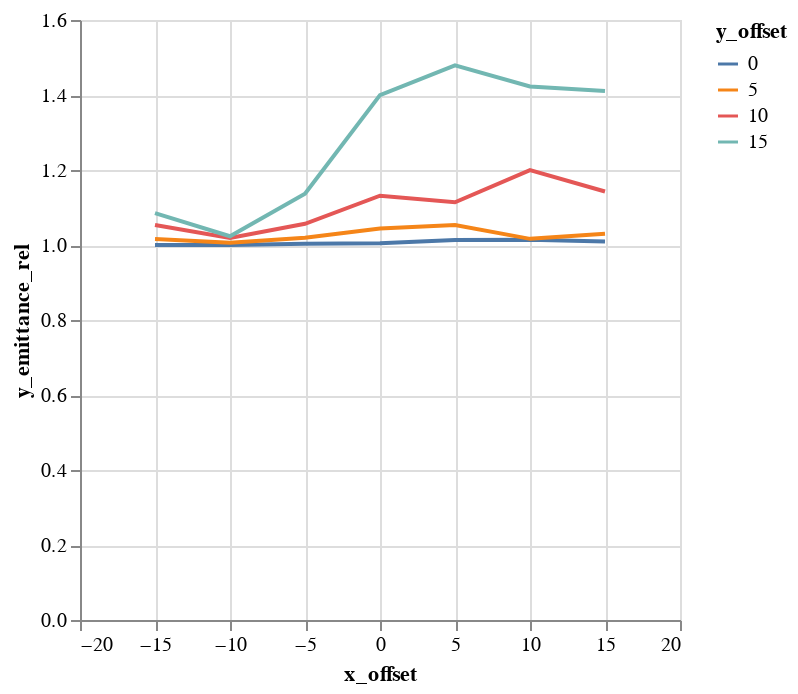

The code cell stored with this chart in its notebook:
### Code cell
alt.Chart(emit_df).mark_line().encode(
    color='y_offset:N',
    x='x_offset',
    y='y_emittance_rel',
)

### Figure 1 — Vega-Lite specification as saved in the notebook (floating-point values rounded to 4 significant figures)
{"$schema": "https://vega.github.io/schema/vega-lite/v1.2.1.json", "data": {"values": [{"losses": 1, "relbeta": 0.002308, "sourceID": 16777222, "sourceName": "x_-15_y_0", "x_emittance": 1.79, "x_emittance_rel": 1.104, "x_norm_emittance": 0.004133, "x_offset": -15, "y_emittance": 1.572, "y_emittance_rel": 0.9997, "y_norm_emittance": 0.003628, "y_offset": 0}, {"losses": 1, "relbeta": 0.002308, "sourceID": 16777229, "sourceName": "x_-15_y_5", "x_emittance": 1.79, "x_emittance_rel": 1.123, "x_norm_emittance": 0.004131, "x_offset": -15, "y_emittance": 1.619, "y_emittance_rel": 1.016, "y_norm_emittance": 0.003737, "y_offset": 5}, {"losses": 0, "relbeta": 0.002308, "sourceID": 16777236, "sourceName": "x_-15_y_10", "x_emittance": 1.892, "x_emittance_rel": 1.17, "x_norm_emittance": 0.004367, "x_offset": -15, "y_emittance": 1.682, "y_emittance_rel": 1.054, "y_norm_emittance": 0.003883, "y_offset": 10}, {"losses": 1, "relbeta": 0.002308, "sourceID": 16777243, "sourceName": "x_-15_y_15", "x_emittance": 2.093, "x_emittance_rel": 1.252, "x_norm_emittance": 0.004832, "x_offset": -15, "y_emittance": 1.803, "y_emittance_rel": 1.085, "y_norm_emittance": 0.004162, "y_offset": 15}, {"losses": 0, "relbeta": 0.002308, "sourceID": 16777220, "sourceName": "x_-10_y_0", "x_emittance": 1.609, "x_emittance_rel": 1.011, "x_norm_emittance": 0.003715, "x_offset": -10, "y_emittance": 1.553, "y_emittance_rel": 0.9999, "y_norm_emittance": 0.003584, "y_offset": 0}, {"losses": 0, "relbeta": 0.002308, "sourceID": 16777227, "sourceName": "x_-10_y_5", "x_emittance": 1.616, "x_emittance_rel": 1.002, "x_norm_emittance": 0.003731, "x_offset": -10, "y_emittance": 1.589, "y_emittance_rel": 1.006, "y_norm_emittance": 0.003669, "y_offset": 5}, {"losses": 0, "relbeta": 0.002308, "sourceID": 16777234, "sourceName": "x_-10_y_10", "x_emittance": 1.518, "x_emittance_rel": 1.021, "x_norm_emittance": 0.003504, "x_offset": -10, "y_emittance": 1.697, "y_emittance_rel": 1.019, "y_norm_emittance": 0.003917, "y_offset": 10}, {"losses": 0, "relbeta": 0.002308, "sourceID": 16777241, "sourceName": "x_-10_y_15", "x_emittance": 1.496, "x_emittance_rel": 1.032, "x_norm_emittance": 0.003454, "x_offset": -10, "y_emittance": 1.673, "y_emittance_rel": 1.023, "y_norm_emittance": 0.003861, "y_offset": 15}, {"losses": 0, "relbeta": 0.002308, "sourceID": 16777218, "sourceName": "x_-5_y_0", "x_emittance": 1.682, "x_emittance_rel": 1.004, "x_norm_emittance": 0.003884, "x_offset": -5, "y_emittance": 1.723, "y_emittance_rel": 1.003, "y_norm_emittance": 0.003978, "y_offset": 0}, {"losses": 0, "relbeta": 0.002308, "sourceID": 16777225, "sourceName": "x_-5_y_5", "x_emittance": 1.55, "x_emittance_rel": 1.017, "x_norm_emittance": 0.003578, "x_offset": -5, "y_emittance": 1.657, "y_emittance_rel": 1.019, "y_norm_emittance": 0.003824, "y_offset": 5}, {"losses": 0, "relbeta": 0.002308, "sourceID": 16777232, "sourceName": "x_-5_y_10", "x_emittance": 1.588, "x_emittance_rel": 1.05, "x_norm_emittance": 0.003665, "x_offset": -5, "y_emittance": 1.633, "y_emittance_rel": 1.057, "y_norm_emittance": 0.003769, "y_offset": 10}, {"losses": 0, "relbeta": 0.002308, "sourceID": 16777239, "sourceName": "x_-5_y_15", "x_emittance": 1.946, "x_emittance_rel": 1.15, "x_norm_emittance": 0.004491, "x_offset": -5, "y_emittance": 1.71, "y_emittance_rel": 1.137, "y_norm_emittance": 0.003949, "y_offset": 15}, {"losses": 0, "relbeta": 0.002309, "sourceID": 16777216, "sourceName": "x_0_y_0", "x_emittance": 1.551, "x_emittance_rel": 1.007, "x_norm_emittance": 0.003579, "x_offset": 0, "y_emittance": 1.543, "y_emittance_rel": 1.004, "y_norm_emittance": 0.003563, "y_offset": 0}, {"losses": 0, "relbeta": 0.002309, "sourceID": 16777223, "sourceName": "x_0_y_5", "x_emittance": 1.573, "x_emittance_rel": 1.021, "x_norm_emittance": 0.003632, "x_offset": 0, "y_emittance": 1.603, "y_emittance_rel": 1.044, "y_norm_emittance": 0.0037, "y_offset": 5}, {"losses": 0, "relbeta": 0.002309, "sourceID": 16777230, "sourceName": "x_0_y_10", "x_emittance": 1.578, "x_emittance_rel": 1.125, "x_norm_emittance": 0.003642, "x_offset": 0, "y_emittance": 1.669, "y_emittance_rel": 1.131, "y_norm_emittance": 0.003853, "y_offset": 10}, {"losses": 0, "relbeta": 0.002309, "sourceID": 16777237, "sourceName": "x_0_y_15", "x_emittance": 2.404, "x_emittance_rel": 1.359, "x_norm_emittance": 0.005549, "x_offset": 0, "y_emittance": 2.257, "y_emittance_rel": 1.4, "y_norm_emittance": 0.00521, "y_offset": 15}, {"losses": 0, "relbeta": 0.002309, "sourceID": 16777217, "sourceName": "x_5_y_0", "x_emittance": 1.586, "x_emittance_rel": 1.023, "x_norm_emittance": 0.003661, "x_offset": 5, "y_emittance": 1.696, "y_emittance_rel": 1.013, "y_norm_emittance": 0.003916, "y_offset": 0}, {"losses": 0, "relbeta": 0.002309, "sourceID": 16777224, "sourceName": "x_5_y_5", "x_emittance": 1.714, "x_emittance_rel": 1.07, "x_norm_emittance": 0.003958, "x_offset": 5, "y_emittance": 1.552, "y_emittance_rel": 1.053, "y_norm_emittance": 0.003582, "y_offset": 5}, {"losses": 0, "relbeta": 0.002309, "sourceID": 16777231, "sourceName": "x_5_y_10", "x_emittance": 1.817, "x_emittance_rel": 1.242, "x_norm_emittance": 0.004195, "x_offset": 5, "y_emittance": 1.776, "y_emittance_rel": 1.114, "y_norm_emittance": 0.004099, "y_offset": 10}, {"losses": 0, "relbeta": 0.002309, "sourceID": 16777238, "sourceName": "x_5_y_15", "x_emittance": 2.396, "x_emittance_rel": 1.499, "x_norm_emittance": 0.005532, "x_offset": 5, "y_emittance": 2.328, "y_emittance_rel": 1.479, "y_norm_emittance": 0.005374, "y_offset": 15}, {"losses": 0, "relbeta": 0.002309, "sourceID": 16777219, "sourceName": "x_10_y_0", "x_emittance": 1.621, "x_emittance_rel": 1.067, "x_norm_emittance": 0.003741, "x_offset": 10, "y_emittance": 1.621, "y_emittance_rel": 1.014, "y_norm_emittance": 0.003743, "y_offset": 0}, {"losses": 0, "relbeta": 0.002309, "sourceID": 16777226, "sourceName": "x_10_y_5", "x_emittance": 1.584, "x_emittance_rel": 1.094, "x_norm_emittance": 0.003656, "x_offset": 10, "y_emittance": 1.531, "y_emittance_rel": 1.016, "y_norm_emittance": 0.003535, "y_offset": 5}, {"losses": 0, "relbeta": 0.002309, "sourceID": 16777233, "sourceName": "x_10_y_10", "x_emittance": 2.301, "x_emittance_rel": 1.32, "x_norm_emittance": 0.005313, "x_offset": 10, "y_emittance": 1.935, "y_emittance_rel": 1.2, "y_norm_emittance": 0.004467, "y_offset": 10}, {"losses": 0, "relbeta": 0.002309, "sourceID": 16777240, "sourceName": "x_10_y_15", "x_emittance": 2.397, "x_emittance_rel": 1.524, "x_norm_emittance": 0.005533, "x_offset": 10, "y_emittance": 2.15, "y_emittance_rel": 1.423, "y_norm_emittance": 0.004964, "y_offset": 15}, {"losses": 0, "relbeta": 0.002308, "sourceID": 16777221, "sourceName": "x_15_y_0", "x_emittance": 2.109, "x_emittance_rel": 1.407, "x_norm_emittance": 0.004867, "x_offset": 15, "y_emittance": 1.593, "y_emittance_rel": 1.009, "y_norm_emittance": 0.003677, "y_offset": 0}, {"losses": 1, "relbeta": 0.002308, "sourceID": 16777228, "sourceName": "x_15_y_5", "x_emittance": 2.105, "x_emittance_rel": 1.339, "x_norm_emittance": 0.004858, "x_offset": 15, "y_emittance": 1.53, "y_emittance_rel": 1.03, "y_norm_emittance": 0.003533, "y_offset": 5}, {"losses": 0, "relbeta": 0.002308, "sourceID": 16777235, "sourceName": "x_15_y_10", "x_emittance": 2.152, "x_emittance_rel": 1.326, "x_norm_emittance": 0.004967, "x_offset": 15, "y_emittance": 1.846, "y_emittance_rel": 1.143, "y_norm_emittance": 0.004262, "y_offset": 10}, {"losses": 0, "relbeta": 0.002308, "sourceID": 16777242, "sourceName": "x_15_y_15", "x_emittance": 2.333, "x_emittance_rel": 1.54, "x_norm_emittance": 0.005385, "x_offset": 15, "y_emittance": 2.24, "y_emittance_rel": 1.411, "y_norm_emittance": 0.00517, "y_offset": 15}]}, "encoding": {"color": {"field": "y_offset", "type": "nominal"}, "x": {"field": "x_offset", "type": "quantitative"}, "y": {"field": "y_emittance_rel", "type": "quantitative"}}, "mark": "line"}
